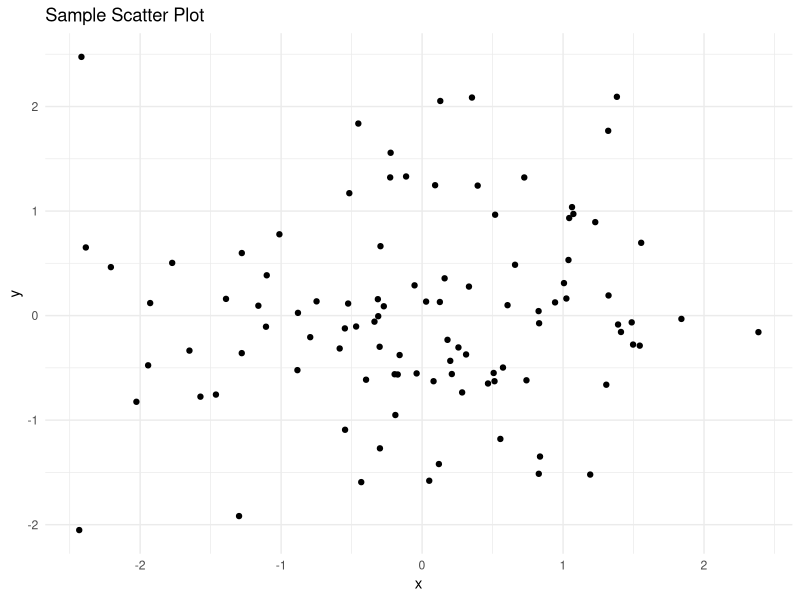
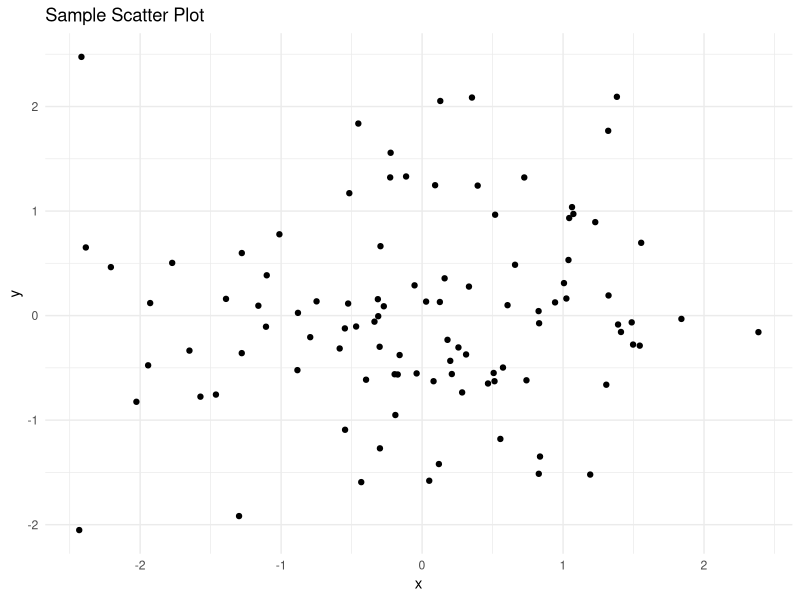

Write the R code that produced these figures, in order.
library(ggplot2)
library(dplyr)
# Sample Data
data <- data.frame(x = rnorm(100), y = rnorm(100))
# Create a plot
ggplot(data, aes(x = x, y = y)) +
  geom_point() +
  theme_minimal() +
  ggtitle("Sample Scatter Plot")
# Save the plot
ggsave("scatter_plot.png")
